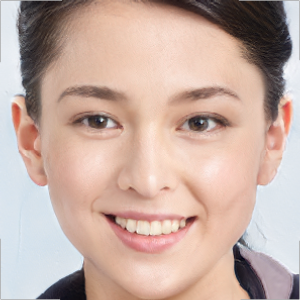
#> input picture server/tmp/A_fe482a08-7e7c-4553-9526-38ea7f57d4dd_1.png, 300 x 300 px; its folder holds only this picture in this run
$ python DeformFace.py --image tmp/A_fe482a08-7e7c-4553-9526-38ea7f57d4dd_1.png
#> lines starting #> are read from the running program, lines starting #| are printed output that depends on the picture
#> further down, imgobj is the input picture: shape (300, 300, 4); mean R, G, B, A 197.8, 172.5, 162.5, 254.3
import imageio
import numpy as np
from math import sqrt
import sys
import argparse
import os
import fish

def processing_fish(path, name):
    img = cv2.imread(path)
    height, width, _ = img.shape

    coefficients = [0.01, 0.25, 0.5, 0.75, 1.0]

    for i, coeff in enumerate(coefficients):
        img_fish = fish.fish(img, distortion_coefficient=coeff)
        output = f"./tmp/A_{name}_{i+1}.png"

        n = 1+coeff
        M = cv2.getRotationMatrix2D((width//2, height//2), 0, n)
        img_resize = cv2.warpAffine(img_fish, M, (width, height))

        cv2.imwrite(output, img_resize)


def get_fish_xn_yn(source_x, source_y, radius, distortion):
    """
    Get normalized x, y pixel coordinates from the original image and return normalized
    x, y pixel coordinates in the destination fished image.
    :param distortion: Amount in which to move pixels from/to center.
    As distortion grows, pixels will be moved further from the center, and vice versa.
    """

    if 1 - distortion*(radius**2) == 0:
        return source_x, source_y

    return source_x / (1 - (distortion*(radius**2))), source_y / (1 - (distortion*(radius**2)))


def fish(img, distortion_coefficient):
    """
    :type img: numpy.ndarray
    :param distortion_coefficient: The amount of distortion to apply.
    :return: numpy.ndarray - the image with applied effect.
    """
#> called with distortion_coefficient = 0.5

    # If input image is only BW or RGB convert it to RGBA
    # So that output 'frame' can be transparent.
    w, h = img.shape[0], img.shape[1]
#> w = 300; h = 300
    if len(img.shape) == 2:
        # Duplicate the one BW channel twice to create Black and White
        # RGB image (For each pixel, the 3 channels have the same value)
        bw_channel = np.copy(img)
        img = np.dstack((img, bw_channel))
        img = np.dstack((img, bw_channel))
    if len(img.shape) == 3 and img.shape[2] == 3:
        print("RGB to RGBA")
        img = np.dstack((img, np.full((w, h), 255)))

    # prepare array for dst image
    dstimg = np.zeros_like(img)

    # floats for calcultions
    w, h = float(w), float(h)

    # easier calcultion if we traverse x, y in dst image
    for x in range(len(dstimg)):
        for y in range(len(dstimg[x])):

            # normalize x and y to be in interval of [-1, 1]
            xnd, ynd = float((2*x - w)/w), float((2*y - h)/h)

            # get xn and yn distance from normalized center
            rd = sqrt(xnd**2 + ynd**2)

            # new normalized pixel coordinates
            xdu, ydu = get_fish_xn_yn(xnd, ynd, rd, distortion_coefficient)

            # convert the normalized distorted xdn and ydn back to image pixels
            xu, yu = int(((xdu + 1)*w)/2), int(((ydu + 1)*h)/2)

            # if new pixel is in bounds copy from source pixel to destination pixel
            if 0 <= xu and xu < img.shape[0] and 0 <= yu and yu < img.shape[1]:
                dstimg[x][y] = img[xu][yu]
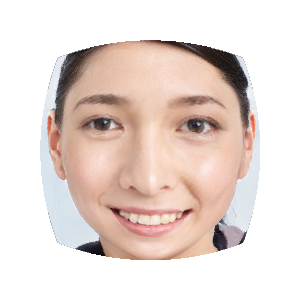
#> dstimg: shape (300, 300, 4); mean R, G, B, A 98.7, 84.5, 78.5, 121.7; transparent parts drawn white

    return dstimg.astype(np.uint8)


def parse_args(args=sys.argv[1:]):
    """Parse arguments."""

    parser = argparse.ArgumentParser(
        description="Apply fish-eye effect to images.",
        prog='python3 fish.py')

    parser.add_argument("-i", "--image", help="path to image file."
                        " If no input is given, the supplied example 'grid.jpg' will be used.",
                        type=str, default="grid.jpg")

    parser.add_argument("-o", "--outpath", help="file path to write output to."
                        " format: <path>.<format(jpg,png,etc..)>",
                        type=str, default="fish.png")

    parser.add_argument("-d", "--distortion",
                        help="The distoration coefficient. How much the move pixels from/to the center."
                        " Recommended values are between -1 and 1."
                        " The bigger the distortion, the further pixels will be moved outwars from the center (fisheye)."
                        " The Smaller the distortion, the closer pixels will be move inwards toward the center (rectilinear)."
                        " For example, to reverse the fisheye effect with --distoration 0.5,"
                        " You can run with --distortion -0.3."
                        " Note that due to double processing the result will be somewhat distorted.",
                        type=float, default=0.5)

    return parser.parse_args(args)


if __name__ == "__main__":
    args = parse_args()
    try:
        imgobj = imageio.imread(args.image)
    except Exception as e:
        print(e)
        sys.exit(1)
    if os.path.exists(args.outpath):
        ans = input(
            args.outpath + " exists. File will be overridden. Continue? y/n: ")
        if ans.lower() != 'y':
            print("exiting")
            sys.exit(0)

    output_img = fish(imgobj, args.distortion)
    imageio.imwrite(args.outpath, output_img, format='png')


# [43 lines of commented-out code are left out]

$ run again, on server/tmp/A_fe482a08-7e7c-4553-9526-38ea7f57d4dd_5.png
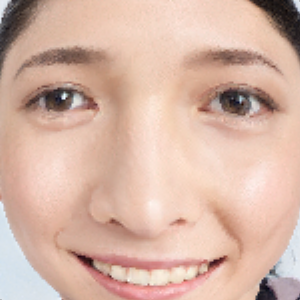
#> input picture server/tmp/A_fe482a08-7e7c-4553-9526-38ea7f57d4dd_5.png, 300 x 300 px
#> imgobj is the input picture: shape (300, 300, 4); mean R, G, B, A 214.9, 180.7, 165.5, 255
#> after the loop in fish, `for x in range(len(dstimg)):`:
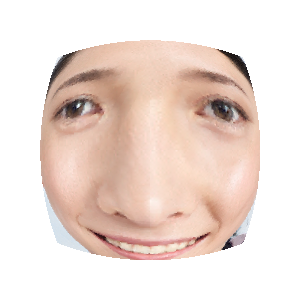
#> dstimg: shape (300, 300, 4); mean R, G, B, A 104.9, 88.1, 80.3, 121.9; transparent parts drawn white

$ run again, on server/tmp/A_fe482a08-7e7c-4553-9526-38ea7f57d4dd_2.png
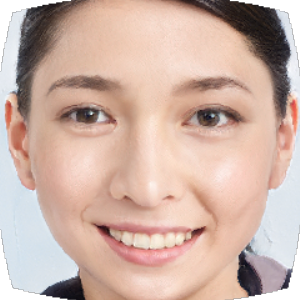
#> input picture server/tmp/A_fe482a08-7e7c-4553-9526-38ea7f57d4dd_2.png, 300 x 300 px
#> imgobj is the input picture: shape (300, 300, 4); mean R, G, B, A 196.8, 169.2, 157.7, 245.6
#> after the loop in fish, `for x in range(len(dstimg)):`:
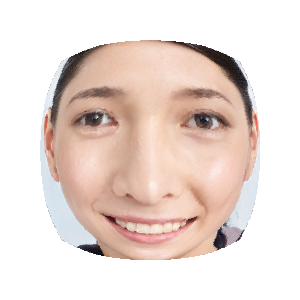
#> dstimg: shape (300, 300, 4); mean R, G, B, A 99.2, 84.2, 77.7, 119.8; transparent parts drawn white

$ run again, on server/tmp/A_fe482a08-7e7c-4553-9526-38ea7f57d4dd_3.png
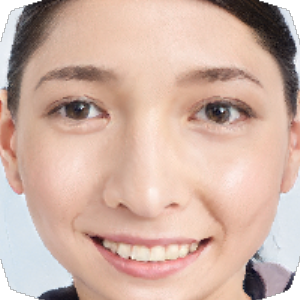
#> input picture server/tmp/A_fe482a08-7e7c-4553-9526-38ea7f57d4dd_3.png, 300 x 300 px
#> imgobj is the input picture: shape (300, 300, 4); mean R, G, B, A 203.5, 173.3, 160.5, 250
#> after the loop in fish, `for x in range(len(dstimg)):`:
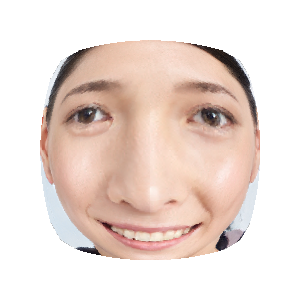
#> dstimg: shape (300, 300, 4); mean R, G, B, A 101.4, 85.6, 78.6, 120.9; transparent parts drawn white
